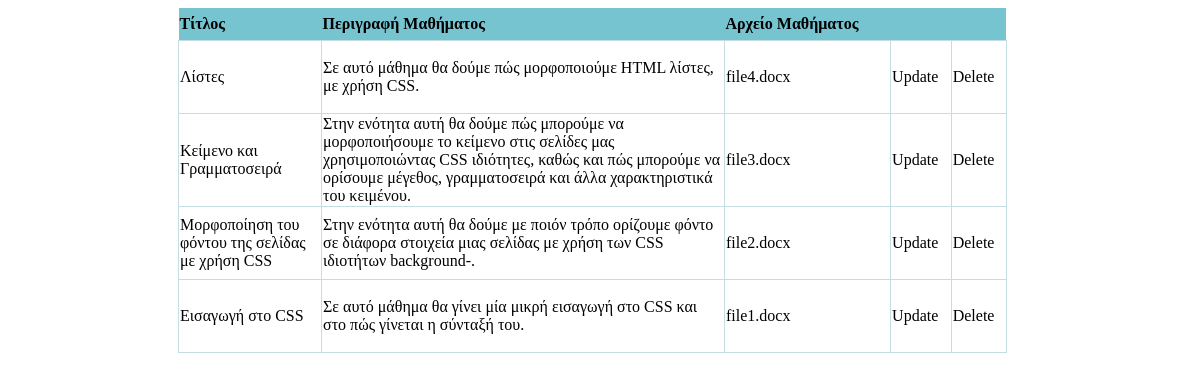
The page /ergasiaEPDmerosB/showDoc.php on the database its author committed.
### tables this page shows
CREATE TABLE `documents` (
  `iddocuments` int(11) NOT NULL,
  `title` varchar(50) NOT NULL,
  `description` mediumtext NOT NULL,
  `file_name` varchar(350) NOT NULL
);

### ergasiaEPDmerosB/showDoc.php (the view, shortened to what this page needs)
<?php
$servername = "webpagesdb.it.auth.gr:3306";
$username = "dbuser3471";
$password = "Ylg0#5t9";
$dbname="student3471partB";
$con=mysqli_connect($servername,$username,$password,"$dbname");
mysqli_set_charset($con, "utf8");
$result = mysqli_query($con,"SELECT * FROM documents ORDER BY iddocuments DESC");
?>
<!DOCTYPE html>
<html>
<head>
    <link rel="stylesheet" href="changeForms.css" type="text/css">
</head>
<body>
<?php
if (mysqli_num_rows($result) > 0) {
    ?>
    <table>
        <tr>
            <th>Τίτλος</th>
            <th>Περιγραφή Μαθήματος</th>
            <th class="lastCell">Αρχείο Μαθήματος</th>
            <th></th>
            <th></th>
        </tr>
        <?php
        while($row = mysqli_fetch_array($result)) {
            ?>
            <tr>
                <td class="themeRow"><?php echo $row["title"]; ?></td>
                <td class="descrRow"><?php echo $row["description"]; ?></td>
                <td class="row"><?php echo $row["file_name"]; ?></td>
                <td class="linkUpd"><a href="updateDoc.php?iddocuments=<?php echo $row["iddocuments"]; ?>">Update</a></td>
                <td><a href="deleteDoc.php?iddocuments=<?php echo $row["iddocuments"]; ?>">Delete</a></td>
            </tr>
            <?php
        }
        ?>
    </table>
    <?php
}
else
{
    echo "No result found";
}
?>
</body>
</html>

### ergasiaEPDmerosB/changeForms.css (style rules this page uses)
body { font-family: "Century Gothic"; overflow: auto; scroll-behavior: smooth; }
a { text-decoration: none; color: black; }
table { margin-left: 170px; margin-bottom: 30px; width: 70%; border-collapse: collapse; border-radius: 10px; }
td { border: 1px solid #C4DEE2; height: 70px; }
th { background-color: #77C4D1; border-collapse: collapse; height: 30px; text-align: left; }
.linkUpd { border-collapse: collapse; border-left: 0; }
.themeRow { width: 140px; }
.descrRow { width: 400px; }

### rows shown on the page
documents: title "Λίστες", description "Σε αυτό μάθημα θα δούμε πώς μορφοποιούμε HTML λίστες, με χρήση CSS.", file_name "file4.docx"
documents: title "Κείμενο και Γραμματοσειρά", description "Στην ενότητα αυτή θα δούμε πώς μπορούμε να μορφοποιήσουμε το κείμενο στις σελίδες μας χρησιμοποιώντας CSS ιδιότητες, καθώς και πώς μπορούμε να ορίσουμε μέγεθος, γραμματοσειρά και άλλα χαρακτηριστικά του κειμένου.", file_name "file3.docx"
documents: title "Μορφοποίηση του φόντου της σελίδας με χρήση CSS", description "Στην ενότητα αυτή θα δούμε με ποιόν τρόπο ορίζουμε φόντο σε διάφορα στοιχεία μιας σελίδας με χρήση των CSS ιδιοτήτων background-.", file_name "file2.docx"
documents: title "Εισαγωγή στο CSS", description "Σε αυτό μάθημα θα γίνει μία μικρή εισαγωγή στο CSS και στο πώς γίνεται η σύνταξή του.", file_name "file1.docx"
